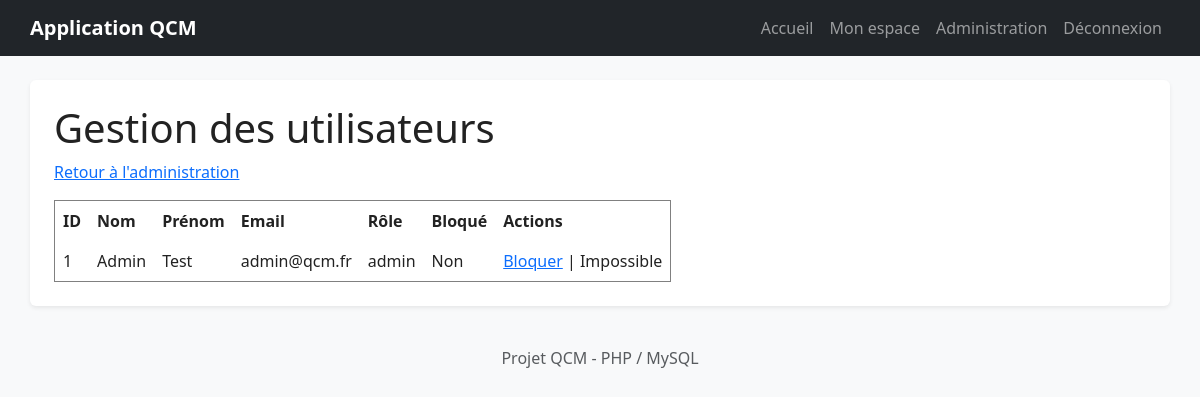
Page /admin/utilisateurs.php (signed in) on the committed database.
### tables this page shows
CREATE TABLE utilisateurs (
    id INT AUTO_INCREMENT PRIMARY KEY,
    nom VARCHAR(100) NOT NULL,
    prenom VARCHAR(100) NOT NULL,
    email VARCHAR(150) NOT NULL UNIQUE,
    mot_de_passe VARCHAR(255) NOT NULL,
    role ENUM('user', 'admin') DEFAULT 'user',
    bloque TINYINT(1) DEFAULT 0,
    date_creation DATETIME DEFAULT CURRENT_TIMESTAMP
);

### admin/utilisateurs.php (the view, shortened to what this page needs)
<?php
require_once '../includes/config.php';
$requete = $pdo->query("SELECT * FROM utilisateurs ORDER BY id DESC");
$utilisateurs = $requete->fetchAll();
require_once '../includes/header.php';
?>
<h1>Gestion des utilisateurs</h1>
<p><a href="index.php">Retour à l'administration</a></p>
<table border="1" cellpadding="8">
    <tr>
        <th>ID</th>
        <th>Nom</th>
        <th>Prénom</th>
        <th>Email</th>
        <th>Rôle</th>
        <th>Bloqué</th>
        <th>Actions</th>
    </tr>
    <?php foreach ($utilisateurs as $utilisateur): ?>
        <tr>
            <td><?= htmlspecialchars($utilisateur['id']) ?></td>
            <td><?= htmlspecialchars($utilisateur['nom']) ?></td>
            <td><?= htmlspecialchars($utilisateur['prenom']) ?></td>
            <td><?= htmlspecialchars($utilisateur['email']) ?></td>
            <td><?= htmlspecialchars($utilisateur['role']) ?></td>
            <td><?= $utilisateur['bloque'] ? 'Oui' : 'Non' ?></td>
            <td>
                <?php if ($utilisateur['bloque']): ?>
                    <a href="utilisateurs.php?debloquer=<?= $utilisateur['id'] ?>">Débloquer</a>
                <?php else: ?>
                    <a href="utilisateurs.php?bloquer=<?= $utilisateur['id'] ?>">Bloquer</a>
                <?php endif; ?>
                |
                <?php if ($utilisateur['id'] != $_SESSION['utilisateur_id']): ?>
                    <a href="utilisateurs.php{supprimer=<?= $utilisateur['id'] ?>" onclick="return confirm('Supprimer cet utilisateur ?')">Supprimer</a>
                <?php else: ?>
                    Impossible
                <?php endif; ?>
            </td>
        </tr>
    <?php endforeach; ?>
</table>
<?php require_once '../includes/footer.php'; ?>

### assets/css/style.css (style rules this page uses)
body { color: #222; }

### rows in the picture
utilisateurs: id "1", nom "Admin", prenom "Test", email "admin@qcm.fr", role "admin", bloque "Non", shows "Impossible"
